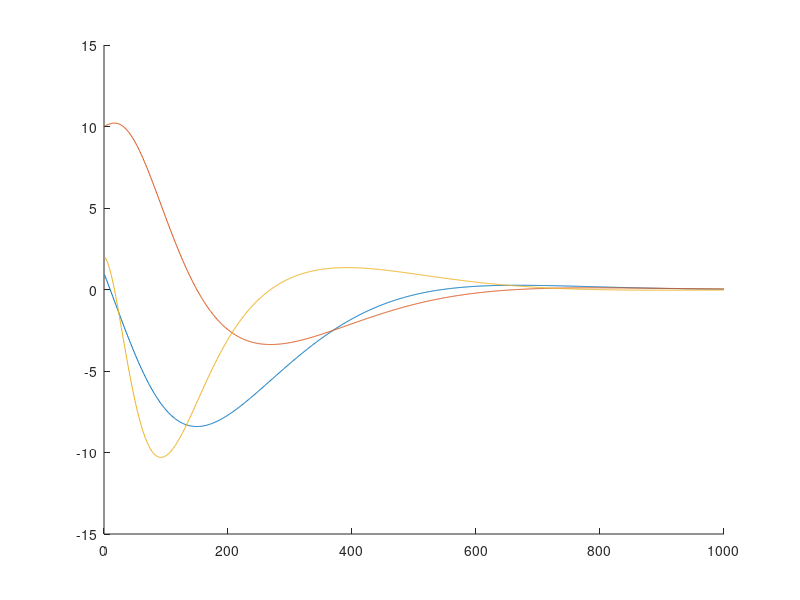

Here is the MATLAB script that generated this plot:
clear;
clc;
cla;
clf;

tau = 0.8;

A = [0 -1 0; 0 0 1; 0 0 -(1/tau)];
B = [0;0;1];
C = [1 0 0;0 1 0];
D = [0 ; 0];

Ts = 0.01;

sys_ss = ss(A,B,C,D);

sys_d = c2d(sys_ss,Ts,'zoh');

A = sys_d.a;
B = sys_d.b;
C = sys_d.c;
D = sys_d.d;

p = 1;
Q = p*(C'*C);
R = 1
[K,S,E] = dlqr(A,B,Q,R);
abs(eig(A-B*K))

QN=0.01;
RN=0.0001*eye(size(C,1));

[KEST,L,P] = kalman(sys_d,QN,RN)
abs(eig(A-L*C))

x = [1;10;2];
y = C*x;
z = [0;0;0];
u = 0;

time=1000;
plot_dist=zeros(1,time);
plot_vel=zeros(1,time);
plot_acc=zeros(1,time);

for i=1:time
   x = A*x + B*u; 
   r = C*x - C*z;
   z = A*z + B*u + L*r;
   u = -K*z;
   
   plot_dist(i) = x(1);
   plot_vel(i) = x(2);
   plot_acc(i) = x(3);
end

hold on;
plot(plot_dist);
plot(plot_vel);
plot(plot_acc);
hold off;